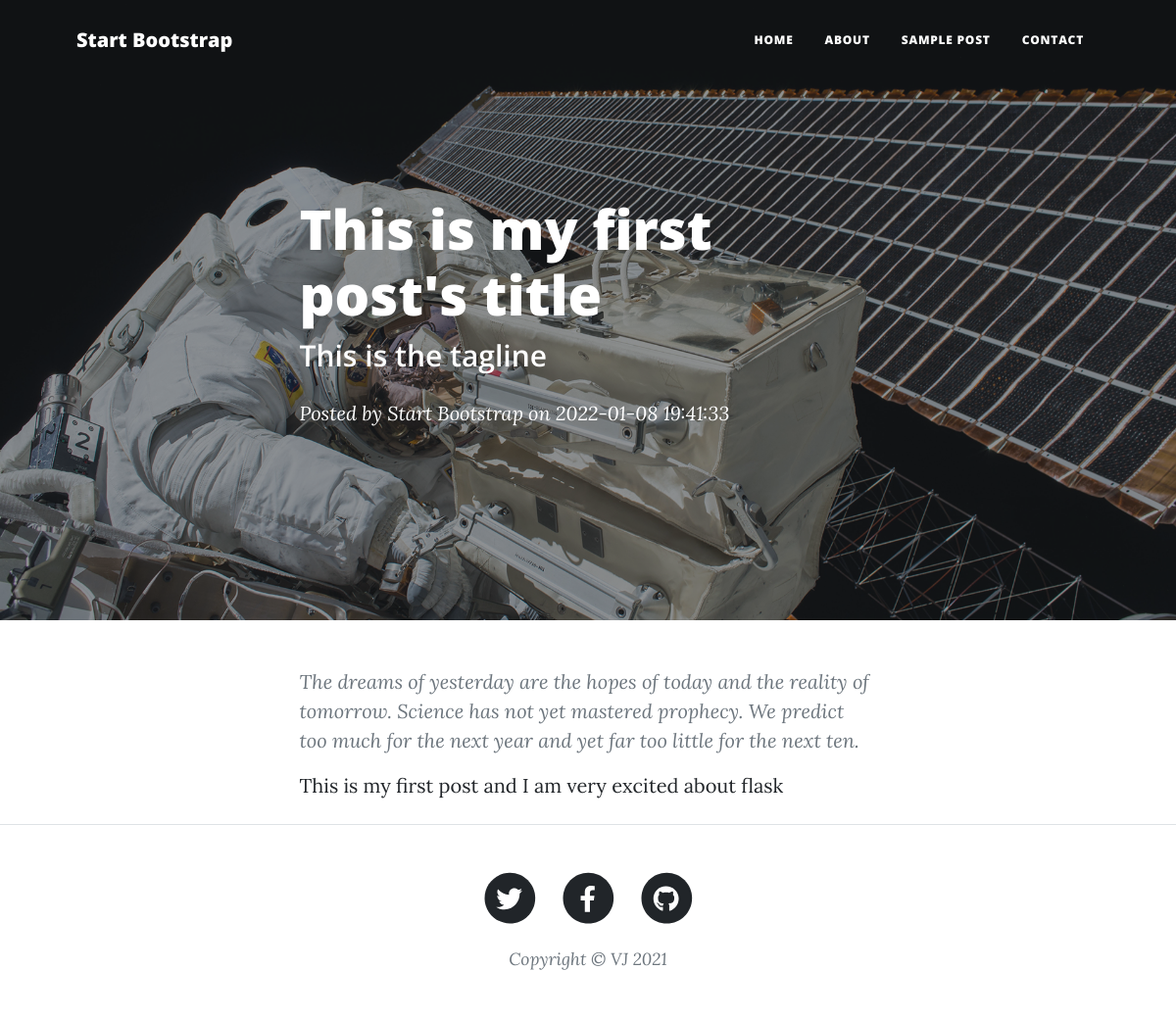
Screenshot of /post/first-post with the database file from the repository.
### app.py (models this page shows)
class Posts(db.Model):
    sno = db.Column(db.Integer(), primary_key=True)
    title = db.Column(db.String(50), unique=False, nullable=False)
    slug = db.Column(db.String(35), unique=False, nullable=False)
    content = db.Column(db.String(100), unique=False, nullable=False)
    date = db.Column(db.String(12), unique=False, nullable=True)
    img_file = db.Column(db.String(12), unique=False, nullable=True)
    tagline = db.Column(db.String(), unique=False, nullable=True)

### app.py (the view)
@app.route('/post/<string:post_slug>', methods=['GET'])
def post_route(post_slug):
    posts = Posts.query.filter_by(slug=post_slug).first()
    return render_template('post.html', params=params, post=posts)

### templates/post.html (shortened to what this page needs)
{% extends "layout.html" %}
{% block body %}
        {% if post %}
        {% set fname = 'assets/img/' + post.img_file %}
        <header class="masthead" style="background-image: url('{{ url_for('static', filename=fname) }}')">
            <div class="container position-relative px-4 px-lg-5">
                <div class="row gx-4 gx-lg-5 justify-content-center">
                    <div class="col-md-10 col-lg-8 col-xl-7">
                        <div class="post-heading">
                            <h1>{{post.title}}</h1>
                            <h2 class="subheading">{{ post.tagline }}</h2>
                            <span class="meta">
                                Posted by
                                <a href="#!">Start Bootstrap</a>
                                on {{ post.date }}
                            </span>
                        </div>
                    </div>
                </div>
            </div>
        </header>
        <article class="mb-4">
            <div class="container px-4 px-lg-5">
                <div class="row gx-4 gx-lg-5 justify-content-center">
                    <div class="col-md-10 col-lg-8 col-xl-7">
                        <blockquote class="blockquote">The dreams of yesterday are the hopes of today and the reality of tomorrow. Science has not yet mastered prophecy. We predict too much for the next year and yet far too little for the next ten.</blockquote>
                        {{ post.content }}
                    </div>
                </div>
            </div>
        </article>
        {% endif %}
{% endblock %}

### rows the page displays
Posts: title "This is my first post's title", tagline "This is the tagline", date "2022-01-08 19:41:33", content "This is my first post and I am very excited about flask"
